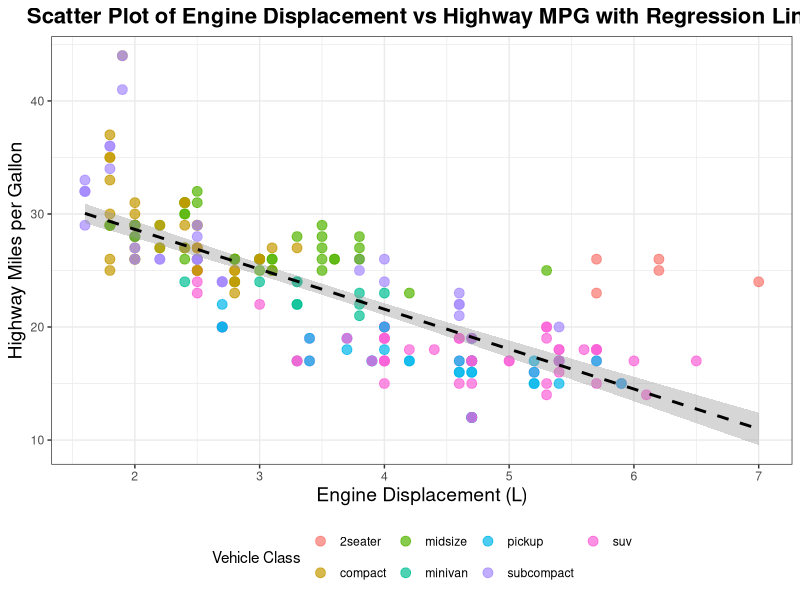
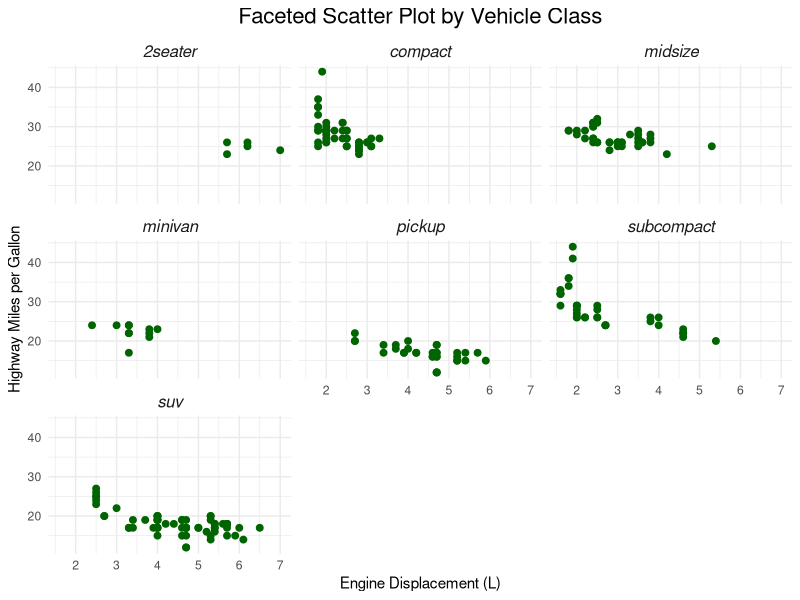
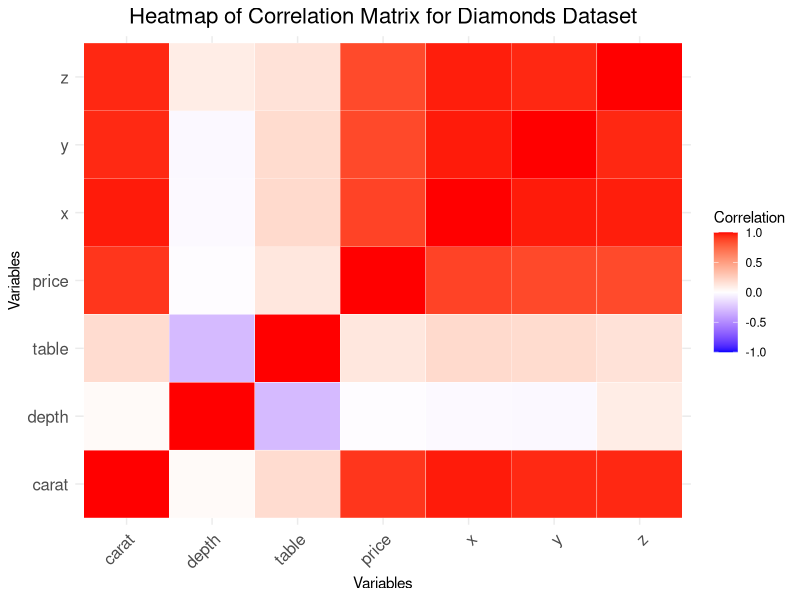
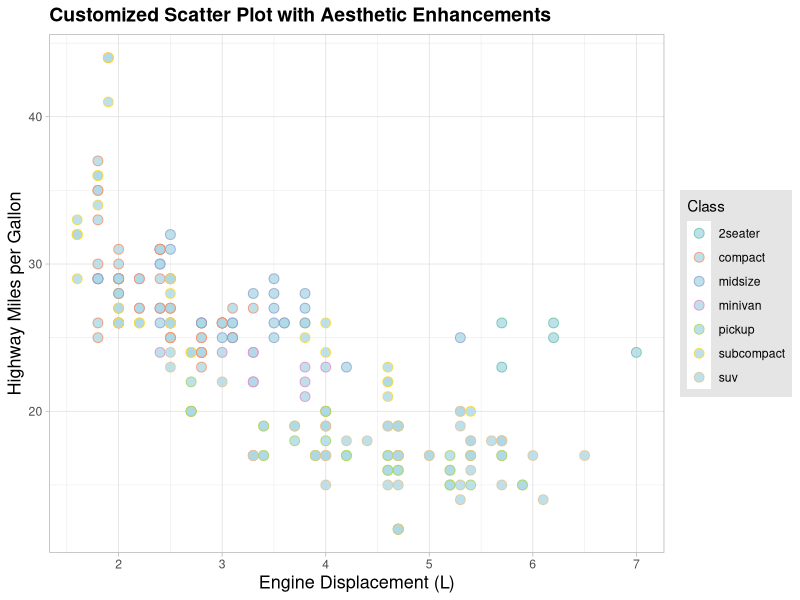
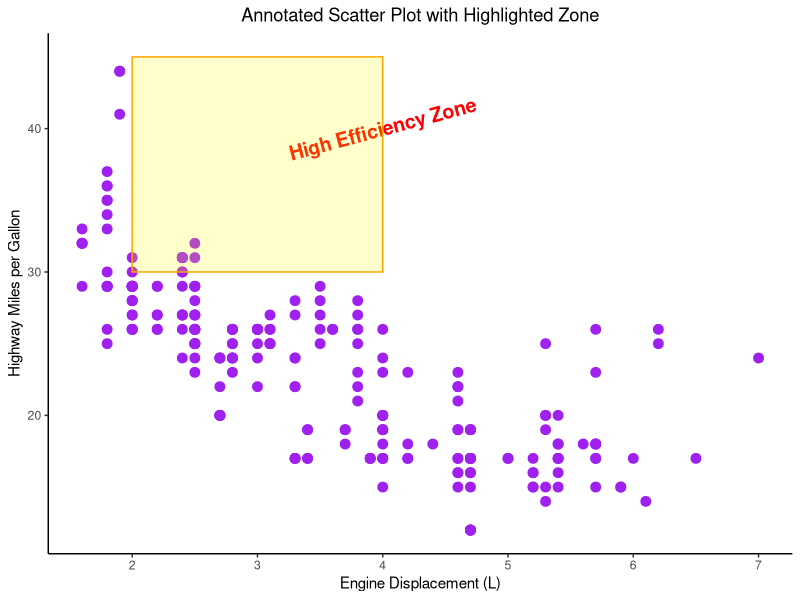
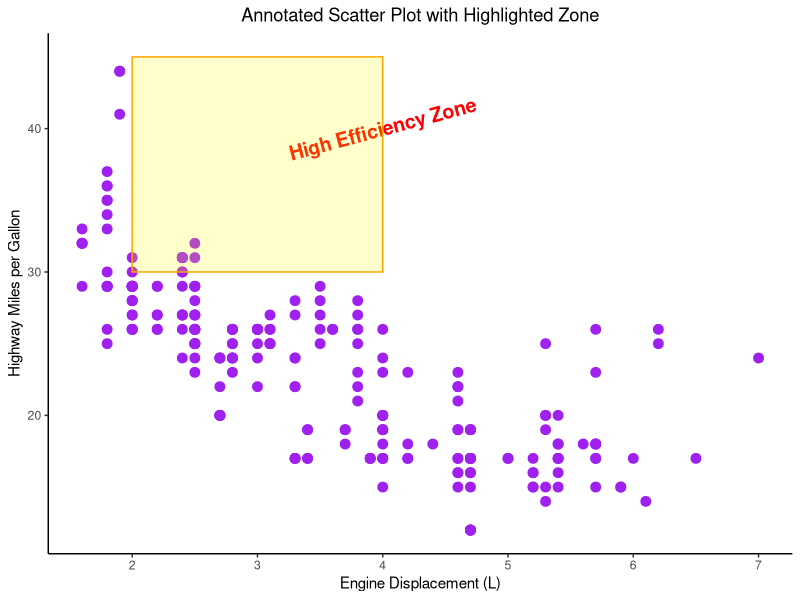

Write R code to recreate these figures, in order.
library(ggplot2)
library(reshape2)
library(dplyr)

data("mpg")

ggplot(mpg, aes(x = displ, y = hwy, color = class)) +
  geom_point(size = 3, alpha = 0.7) +
  geom_smooth(method = "lm", se = TRUE,
              linetype = "dashed", color = "black", size = 1) +
  labs(title = "Scatter Plot of Engine Displacement vs Highway MPG with Regression Line",
       x = "Engine Displacement (L)",
       y = "Highway Miles per Gallon",
       color = "Vehicle Class") +
  theme_bw() +
  theme(plot.title = element_text(hjust = 0.5, size = 16, face = "bold"),
        axis.title = element_text(size = 14),
        legend.position = "bottom")

ggplot(mpg, aes(x = displ, y = hwy)) +
  geom_point(color = "darkgreen", size = 2) +
  facet_wrap(~class, ncol = 3) +
  labs(title = "Faceted Scatter Plot by Vehicle Class",
       x = "Engine Displacement (L)",
       y = "Highway Miles per Gallon") +
  theme_minimal() +
  theme(strip.text = element_text(size = 12, face = "italic"),
        plot.title = element_text(hjust = 0.5, size = 16))


data("diamonds")

cor_matrix <- cor(diamonds[, sapply(diamonds, is.numeric)], use = "complete.obs")

cor_data <- melt(cor_matrix)

ggplot(cor_data, aes(Var1, Var2, fill = value)) +
  geom_tile(color = "white") +
  scale_fill_gradient2(low = "blue", high = "red", mid = "white",
                       midpoint = 0, limit = c(-1, 1), space = "Lab",
                       name = "Correlation") +
  labs(title = "Heatmap of Correlation Matrix for Diamonds Dataset",
       x = "Variables", y = "Variables") +
  theme_minimal() +
  theme(axis.text.x = element_text(angle = 45, hjust = 1, size = 12),
        axis.text.y = element_text(size = 12),
        plot.title = element_text(hjust = 0.5, size = 16))

ggplot(mpg, aes(x = displ, y = hwy, color = class)) +
  geom_point(size = 3, shape = 21, fill = "lightblue", alpha = 0.8) +
  theme_light() +
  scale_color_brewer(palette = "Set2") +
  labs(title = "Customized Scatter Plot with Aesthetic Enhancements",
       x = "Engine Displacement (L)",
       y = "Highway Miles per Gallon",
       color = "Class") +
  theme(plot.title = element_text(face = "bold", size = 14),
        axis.title.x = element_text(size = 13),
        axis.title.y = element_text(size = 13),
        legend.background = element_rect(fill = "gray90"))

annotated_plot <- ggplot(mpg, aes(x = displ, y = hwy)) +
  geom_point(color = "purple", size = 3) +
  annotate("text", x = 4, y = 40, label = "High Efficiency Zone",
           color = "red", size = 5, fontface = "bold", angle = 15) +
  annotate("rect", xmin = 2, xmax = 4, ymin = 30, ymax = 45,
           alpha = 0.2, fill = "yellow", color = "orange") +
  labs(title = "Annotated Scatter Plot with Highlighted Zone",
       x = "Engine Displacement (L)",
       y = "Highway Miles per Gallon") +
  theme_classic() +
  theme(plot.title = element_text(hjust = 0.5))
annotated_plot

ggsave("annotated_scatter_plot.png", annotated_plot,
       width = 10, height = 8, dpi = 300)
